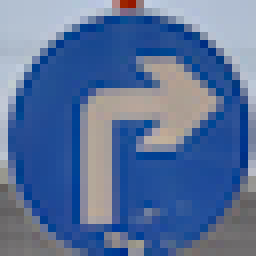
#> input picture traffic-signs-data/extra/extra-01.png, 32 x 32 px (shown 8 times larger); its folder holds only this picture in this run
$ jupyter execute --allow-errors Traffic_Sign_Classifier.ipynb   (shell and % lines are left out)   (older library calls are emulated)
#> lines starting #> are read from the running program, lines starting #| are printed output that depends on the picture
# Self-Driving Car Engineer Nanodegree

## Deep Learning

## Project: Build a Traffic Sign Recognition Classifier

In this notebook, a template is provided for you to implement your functionality in stages which is required to successfully complete this project. If additional code is required that cannot be included in the notebook, be sure that the Python code is successfully imported and included in your submission, if necessary. Sections that begin with **'Implementation'** in the header indicate where you should begin your implementation for your project. Note that some sections of implementation are optional, and will be marked with **'Optional'** in the header.

In addition to implementing code, there will be questions that you must answer which relate to the project and your implementation. Each section where you will answer a question is preceded by a **'Question'** header. Carefully read each question and provide thorough answers in the following text boxes that begin with **'Answer:'**. Your project submission will be evaluated based on your answers to each of the questions and the implementation you provide.

>**Note:** Code and Markdown cells can be executed using the **Shift + Enter** keyboard shortcut. In addition, Markdown cells can be edited by typically double-clicking the cell to enter edit mode.

---
## Step 0: Load The Data

[cell 1]
# Load pickled data
import pickle
import csv
import sys
import time

train_file = 'traffic-signs-data/train.p'
test_file = 'traffic-signs-data/test.p'
signnames_file = 'signnames.csv'

train_preprocessed_file = "traffic-signs-data/train_preprocessed.p"
test_preprocessed_file = "traffic-signs-data/test_preprocessed.p"

train_augmented_file = "traffic-signs-data/train_augmented.p"

#> (the rest of this cell did not finish here and is left out)

---

## Step 1: Dataset Summary & Exploration

The pickled data is a dictionary with 4 key/value pairs:

- `'features'` is a 4D array containing raw pixel data of the traffic sign images, (num examples, width, height, channels).
- `'labels'` is a 1D array containing the label/class id of the traffic sign. The file `signnames.csv` contains id -> name mappings for each id.
- `'sizes'` is a list containing tuples, (width, height) representing the the original width and height the image.
- `'coords'` is a list containing tuples, (x1, y1, x2, y2) representing coordinates of a bounding box around the sign in the image. **THESE COORDINATES ASSUME THE ORIGINAL IMAGE. THE PICKLED DATA CONTAINS RESIZED VERSIONS (32 by 32) OF THESE IMAGES**

Complete the basic data summary below.

#> (a cell that did not finish here is left out)

Visualize the German Traffic Signs Dataset using the pickled file(s). This is open ended, suggestions include: plotting traffic sign images, plotting the count of each sign, etc.

The [Matplotlib](http://matplotlib.org/) [examples](http://matplotlib.org/examples/index.html) and [gallery](http://matplotlib.org/gallery.html) pages are a great resource for doing visualizations in Python.

**NOTE:** It's recommended you start with something simple first. If you wish to do more, come back to it after you've completed the rest of the sections.

[cell 3]
### Data exploration visualization goes here.
### Feel free to use as many code cells as needed.
import random
import numpy as np
import matplotlib.pyplot as plt

# Visualizations will be shown in the notebook.

def plot_image(image, ax):
    y, x, c = image.shape
    ax.set_axis_off()
    if c == 1:
        imgplot = ax.imshow(image.reshape(y,x), cmap='gray')
    elif c == 3:
        imgplot = ax.imshow(image)
    else:
        raise(ValueError("Image must have 1 or 3 colors"))
    return imgplot


# [24 lines left out: functions plot_random_images, plot_random_related_images, not called in this run]

fig = plt.figure(figsize=(10,4))
a=fig.add_subplot(1,2,1)
#> (the rest of this cell did not finish here and is left out)

----

## Step 2: Design and Test a Model Architecture

Design and implement a deep learning model that learns to recognize traffic signs. Train and test your model on the [German Traffic Sign Dataset](http://benchmark.ini.rub.de/?section=gtsrb&subsection=dataset).

There are various aspects to consider when thinking about this problem:

- Neural network architecture
- Play around preprocessing techniques (normalization, rgb to grayscale, etc)
- Number of examples per label (some have more than others).
- Generate fake data.

Here is an example of a [published baseline model on this problem](http://yann.lecun.com/exdb/publis/pdf/sermanet-ijcnn-11.pdf). It's not required to be familiar with the approach used in the paper but, it's good practice to try to read papers like these.

**NOTE:** The LeNet-5 implementation shown in the [classroom](https://classroom.udacity.com/nanodegrees/nd013/parts/fbf77062-5703-404e-b60c-95b78b2f3f9e/modules/6df7ae49-c61c-4bb2-a23e-6527e69209ec/lessons/601ae704-1035-4287-8b11-e2c2716217ad/concepts/d4aca031-508f-4e0b-b493-e7b706120f81) at the end of the CNN lesson is a solid starting point. You'll have to change the number of classes and possibly the preprocessing, but aside from that it's plug and play!

[cell 4]
### Preprocess the data here.
### Feel free to use as many code cells as needed.
import cv2

def print_progress(step, total):
    percentage = int(100 * (step / float(total)))
    print("\r |{:-<100}| {:.0f}%".format('█' * percentage, percentage), end='')
    if step == total:
        print()
        sys.stdout.flush()

# [24 lines left out: function preprocess_color, not called in this run]

def preprocess_gray(images):

    X = np.copy(images)
    n_samples = X.shape[0]
    print("Preprocessing dataset with {} samples:".format(n_samples))
    # create a CLAHE object (Arguments are optional).
    clahe = cv2.createCLAHE(clipLimit=2.0, tileGridSize=(8,8))

    print_progress(0, n_samples)

    for i in range(n_samples):

        X[i] = cv2.cvtColor(X[i], cv2.COLOR_RGB2YUV)

        # equalize the histogram of the Y channel
        X[i,:,:,0] = clahe.apply(X[i,:,:,0])

        print_progress(i+1,n_samples)

    # Get rid of UV components
    X = X[:,:,:,0]
    # Add the Y component as new dimension to the image of length 1
    X = X.reshape(X.shape + (1,))
    return X

def normalize(images):
    # Normalize to keep values in the [0, 1] range
    return images.astype(np.float32) / 255.0

#> (a cell that did not finish here is left out)

### Implementation

Use the code cell (or multiple code cells, if necessary) to implement the first step of your project. Once you have completed your implementation and are satisfied with the results, be sure to thoroughly answer the questions that follow.

### Question 1

_Describe how you preprocessed the data. Why did you choose that technique?_

**Answer:**
Based on the random image previews, I noticed two things:
1. The datasets (train and test) consist of sequences of 30 video frames
2. The images have very different brightness and low contrast in general

Based on that, I decided teh following preprocess steps:
- Convert the image from RGB to YUV and extract the Y component
- Apply histogram equalization (https://en.wikipedia.org/wiki/Histogram_equalization) to the Y component of the image, producing a noticeable contrast increase. In particular, we use the CLAHE (Contrast Limited Adaptive Histogram Equalizer) method.
- Get rid of the color components (UV) as they do not add noticeable improvement in the performance of the network. This is also consistent with findings in Sermanet & Lecun's paper. Anyway, the code in this notebook is prepared to support RGB/YUV images with minimal changes, so more testing should be advisable to confirm this statement.
- Normalize [0,255] -> [0,1] to ensure low weights in the net.

[cell 6]
import cv2
import numpy as np

# [25 lines left out: functions rotate_image, flip_image, not called in this run]

def flip_image_h(img):
    return flip_image(img, 0)

def flip_image_v(img):
    return flip_image(img, 1)

# [9 lines left out: function flip_image_diag, not called in this run]

def flip_image_diag2(img):
    return flip_image_diag(rotate_image_180(img))

def rotate_image_180(img):
    return rotate_image(img, 180)

def rotate_image_90(img):
    return rotate_image(img, 90)

def rotate_image_minus90(img):
    return rotate_image(img, -90)

def rotate_image_random(img, angle=15, scale=1.0):
    return rotate_image(img, np.random.uniform(-angle,angle), scale)

# [47 lines left out: functions translate_image_random, warp_image_random, gaussian_noise_image, saltnpepper_noise_image, not called in this run]

[cell 7]
### Generate additional data (OPTIONAL!)
### and split the data into training/validation/testing sets here.
### Feel free to use as many code cells as needed.
import pickle
from sklearn.utils import shuffle
from sklearn.model_selection import train_test_split

#> (the rest of this cell did not finish here and is left out)

#> (a cell that did not finish here is left out)

### Question 2

_Describe how you set up the training, validation and testing data for your model. **Optional**: If you generated additional data, how did you generate the data? Why did you generate the data? What are the differences in the new dataset (with generated data) from the original dataset?_

**Answer:**
Based on the plotted histograms of the train and test sets, it is clear that the distribution of classes is quite unbalanced (e.g. "Keep Right" has over 2000 samples, whereas "Keep left" has only a few hundreds). Then, my main objective with data augmentation was to balance the  number of samples per class.

The steps to augment training samples are the following:
1. Leverage left-right signs symmetry to increase the number of samples (e.g. Keep Left = FlipVertical(Keep Right))
2. Based on the histogram after applying the previous step, generate samples until the number of samples per class reaches the maximum number of samples per class of the original training set. Samples are generated using the following approach:
    1. Leverage sign symmetry to produce samples of the same class, using these transformations:
        + Flip vertical
        + Flip horizontal
        + Flip diagonal 1
        + Flip diagonal 2
        + Rotate +90 degrees
        + Rotate -90 degrees
        + Rotate 180 degrees
    2. Apply as many random transformations as needed to balance the set:
        + random rotations (+-15 degrees)
        + random translation (+- 6 pixels)
        + random perspective warping (+- 5 pixels)

The new training set containing the original preprocessed samples plus the new augmented samples is then shuffled. The validation set is obtained randomly from the augmented training set (20% of original training samples).

Please note that up until now we are working with 32x32 byte images, which makes processing way much faster. We also avoid array appends while generating augmented images for performance reasons too. At this point we normalize all the images in the data sets, which converts the image into 32x32 float32 arrays, with values between 0 and 1.

>**Note**: In order to improve the split between the validation and training sets, we could build the validation set with full sequences of video frames (30 images per sequence). In this case, the training and the validation set must be splitted before applying data augmentation. This ensures that frames of the same sequence will only be present in either the training or the validation set, therefore making a validation set closer to the test set and better to tune the network.

[cell 9]
### Define your architecture here.
### Feel free to use as many code cells as needed.
import tensorflow as tf
from tensorflow.contrib.layers import flatten

def conv_layer(x, W, b, strides=1):
    return tf.nn.relu(tf.nn.bias_add(tf.nn.conv2d(x, W, strides=[1, strides, strides, 1], padding='SAME'), b))

def pool_layer(x, k, kp=1.0):
    return tf.nn.dropout(tf.nn.max_pool(x, ksize=[1, k, k, 1], strides=[1, k, k, 1], padding='VALID'),kp)

def fc_output_layer(x, W, b):
    return tf.add(tf.matmul(x,W), b)

def fc_hidden_layer(x, W, b, kp=1.0):
    return tf.nn.dropout(tf.nn.relu(tf.add(tf.matmul(x,W), b)),kp)

# [49 lines left out: functions init_normal_weights, init_xavier_weights, SermaNet, not called in this run]

### Question 3

_What does your final architecture look like? (Type of model, layers, sizes, connectivity, etc.)  For reference on how to build a deep neural network using TensorFlow, see [Deep Neural Network in TensorFlow
](https://classroom.udacity.com/nanodegrees/nd013/parts/fbf77062-5703-404e-b60c-95b78b2f3f9e/modules/6df7ae49-c61c-4bb2-a23e-6527e69209ec/lessons/b516a270-8600-4f93-a0a3-20dfeabe5da6/concepts/83a3a2a2-a9bd-4b7b-95b0-eb924ab14432) from the classroom._

**Answer:**

I implemented a model similar to the one presented in Sermanet & LeCun's paper, with the following layer architecture and connectivity:
- Input (32x32x1)
- Conv Layer (5x5x128, stride 1 to 32x32x128)
- Relu
- Maxpool (with added drop-out) (4x4 kernel, 4x4 stride to 8x8x128) -> S1
- Conv Layer (5x5x256, stride 1 to 8x8x256)
- Relu
- Maxpool (with added drop-out) (2x2 kernel, 2x2 stride to 4x4x256) -> S2
- Flatten (S2 + S1, 4x4x256+8x8x128=12288 nodes)
- Fully Connected (with added drop-out) (12288 -> 512)
- Relu
- Output (512 -> 43)

Total number of params (weights + biases): 7136811

[cell 10]
### Train your model here.
### Feel free to use as many code cells as needed.
EPOCHS = 40
BATCH_SIZE = 256
LEARNING_RATE = 0.001
REG_RATE = 0.0005
DROPOUT_KEEP_PROB = 0.75
MODEL_FEATURES = (128, 256, 512)

tf.reset_default_graph()
#> (this line was passed over: tensorflow is not available in this run)

#> (the rest of this cell did not finish here and is left out)

### Question 4
_How did you train your model? (Type of optimizer, batch size, epochs, hyperparameters, etc.)_

**Answer:**
To help tuning my network, I calculate and print out for each epoch the accuracy and the loss for the training and validation sets respectively. This allows me to notice when the network is overfitting (losses diverge) or underfitting (flat losses).

I trained my model changing some of the following hyperparameters:
- Batch size (256): I started with high values and found out that lower ones improve the performance.
- Optimizer (Adam): I am using the widely recommended Adam optimizer. I did try to change this one.
- Weight initialization (Xavier): This method is better if the number of layers is higher than in my model, but I used it anyway to improve convergence in the first epochs.
- Epochs (40): After inspecting too many training logs, I decided 40 was a good value to stop, as the gain in loss is insignificant from then on
- Learning rate (0.001): Standard value of the learning rate. Considering the Adam optimizer adapts the learning rate as it trains, I believe tuning this parameter has minimal impact.
- Regularization (0.0005): Regularization is a valuable method to avoid overfitting by forcing the weights to take lower values. The regularization penalty hyperparameter depends on the number of weights. However it is only applied on the last fully connected layers.
- Dropout (25%): After several trials, I noticed the network performed consistently better with a dropout of 25% (keep probability of 0.75 based on tensorflow naming). I did not set different probabilities based on the layer, although I recognize it could help to have lower dropout in the first layers (again, higher keep probability values).
- Model features (F1=128 F2=256 F3=512): After much trial and error with the feature values inferred from Sermanet & Lecun's paper, I decided to increase the number of features for best performance.

### Question 5

_What approach did you take in coming up with a solution to this problem? It may have been a process of trial and error, in which case, outline the steps you took to get to the final solution and why you chose those steps. Perhaps your solution involved an already well known implementation or architecture. In this case, discuss why you think this is suitable for the current problem._

**Answer:**
I started with Lenet-5 as suggested, but soon found out that I had to increase the number of features in order to achieve a decent performance on the test set. Then I decided to implement sermanet as described in Sermanet & Lecun's recommended paper on traffic signs classification for learning purposes. I liked the idea of combining all convolutional layers of the pipeline in the final fully connected layer. I also thought that having performance numbers in the paper could be a reference of how well my model was.

To prevent overfitting, I added dropout layers as well as regularization. Dropout showed an increase in the final accuracy of the network. I also tried higher values of dropout (50%), but the performance worsened, in other words, the network had more difficulties to generalize (underfitting problem). In order to fine-tune dropout even further, we could use different dropout values for different layers.

Anyway I feel the process of finding the most promising model for a particular problem is never ending. The combinations are way too large to validate them all even considering high end available hardware. I guess that intuition and experience help in finding the best combination much faster. Based on the experience I gained by doing this project (my first deep learning!), I believe next steps to improve performance would be to add more layers to the model, ideally a new convolutional layer and another fully connected one. Another potential candidates for review are the activation and the optimizer functions.

---

## Step 3: Test a Model on New Images

Take several pictures of traffic signs that you find on the web or around you (at least five), and run them through your classifier on your computer to produce example results. The classifier might not recognize some local signs but it could prove interesting nonetheless.

You may find `signnames.csv` useful as it contains mappings from the class id (integer) to the actual sign name.

### Implementation

Use the code cell (or multiple code cells, if necessary) to implement the first step of your project. Once you have completed your implementation and are satisfied with the results, be sure to thoroughly answer the questions that follow.

[cell 11]
### Load the images and plot them here.
### Feel free to use as many code cells as needed.

import os
import matplotlib.pyplot as plt
import matplotlib.image as mpimg
import numpy as np
import cv2


custom_folder = "traffic-signs-data/extra/"

X_extra_orig = np.empty((0,32,32,3), 'uint8')

for imgname in sorted(os.listdir(custom_folder)):
    item = mpimg.imread(custom_folder + imgname)
#> item is the input picture: shape (32, 32, 3) float32; mean R, G, B 0.346, 0.441, 0.606
    item = (item * 255).astype('uint8')
    item = np.reshape(item, (1,32,32,3))
    X_extra_orig = np.append(X_extra_orig, item, axis=0)

n_extra = X_extra_orig.shape[0]
X_extra = normalize(preprocess_gray(X_extra_orig))
#| Preprocessing dataset with 1 samples:
#|  |----------------------------------------------------------------------------------------------------| 0%
y_extra = np.array([33, 38, 28, 13, 17, 2, 40, 13, 26, 4, 1, 20, 35, 32, 11, 8, 14, 2, 17, 38, 29, 5, 3, 38, 41, 19, 3, 4, 18, 28])

fig, axes = plt.subplots(6,10, figsize=(12,10))
axes = axes.flat
for i in range(n_extra):
    plot_image(X_extra_orig[i], axes[2*i])
    plot_image(X_extra[i], axes[2*i+1])
#> this loop made 1 pass
plt.show()
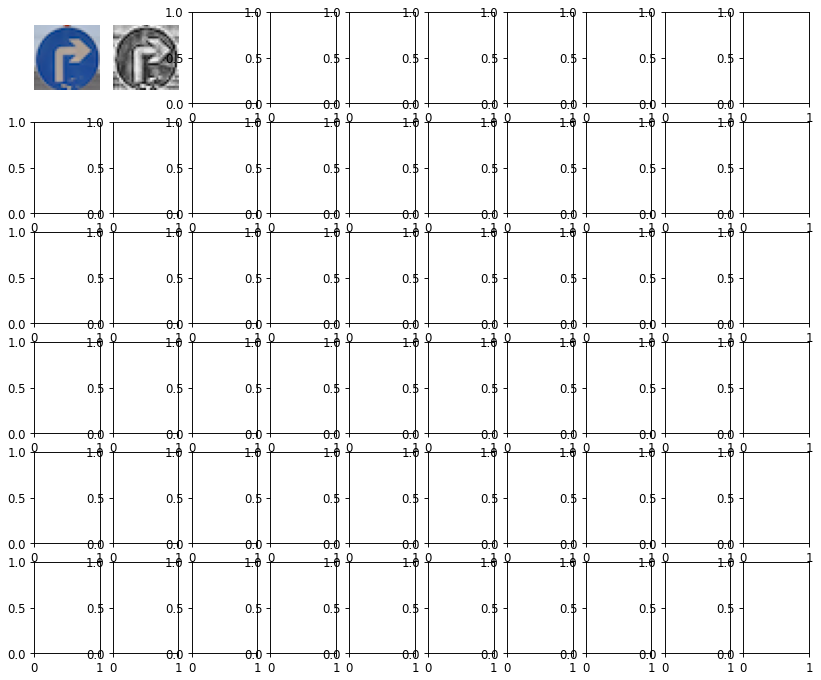
#> figure drawn by matplotlib, 2 panels


$ run again, on traffic-signs-data/extra/extra-05.png
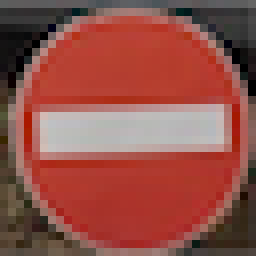
#> input picture traffic-signs-data/extra/extra-05.png, 32 x 32 px (shown 8 times larger)
#> item is the input picture: shape (32, 32, 3) float32; mean R, G, B 0.571, 0.314, 0.28
#| Preprocessing dataset with 1 samples:
#|  |----------------------------------------------------------------------------------------------------| 0%
#> the loop `for i in range(n_extra):` made 1 pass
#> `plt.show()`:
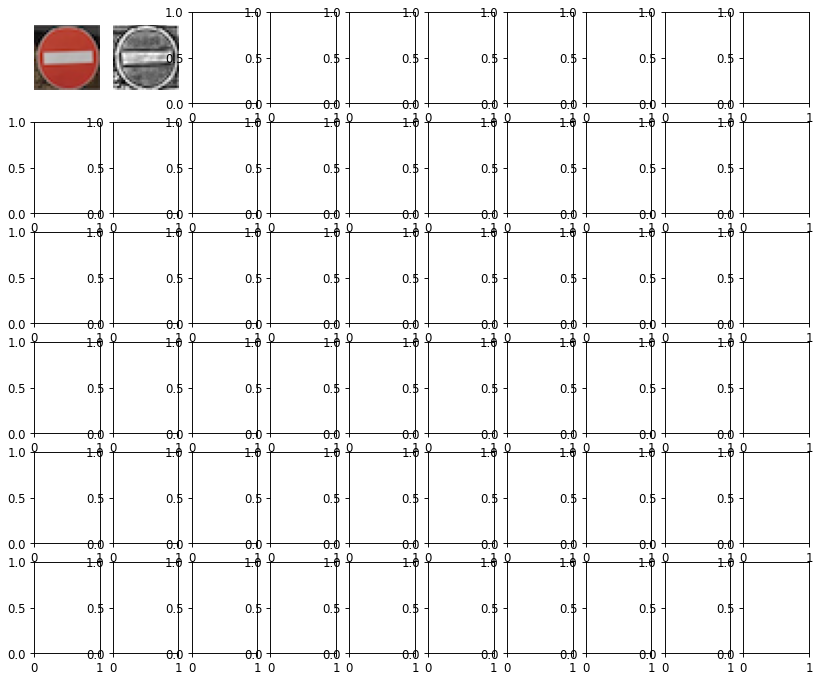
#> figure drawn by matplotlib, 2 panels

$ run again, on traffic-signs-data/extra/extra-06.png
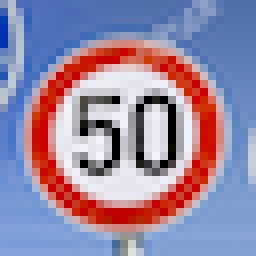
#> input picture traffic-signs-data/extra/extra-06.png, 32 x 32 px (shown 8 times larger)
#> item is the input picture: shape (32, 32, 3) float32; mean R, G, B 0.589, 0.532, 0.638
#| Preprocessing dataset with 1 samples:
#|  |----------------------------------------------------------------------------------------------------| 0%
#> the loop `for i in range(n_extra):` made 1 pass
#> `plt.show()`:
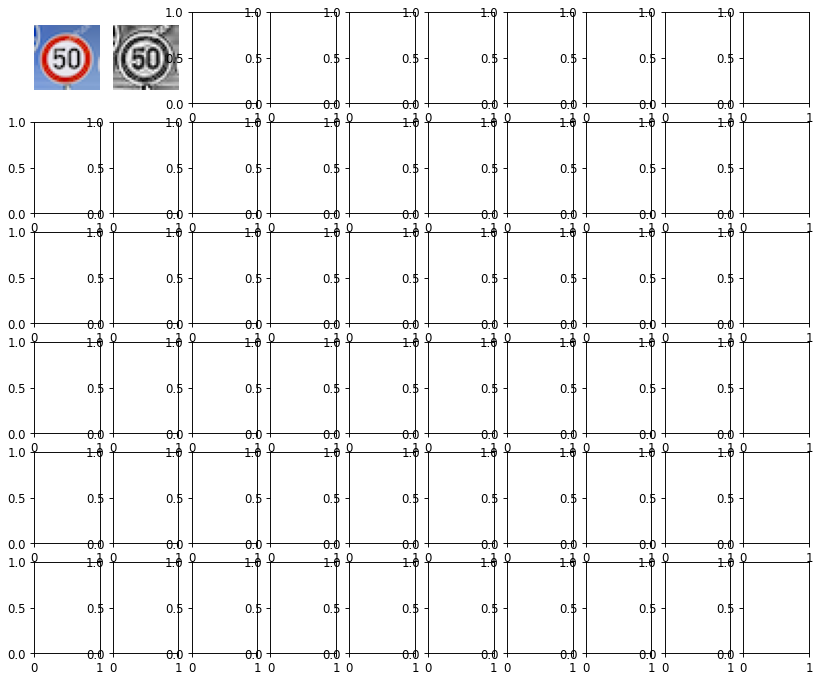
#> figure drawn by matplotlib, 2 panels
